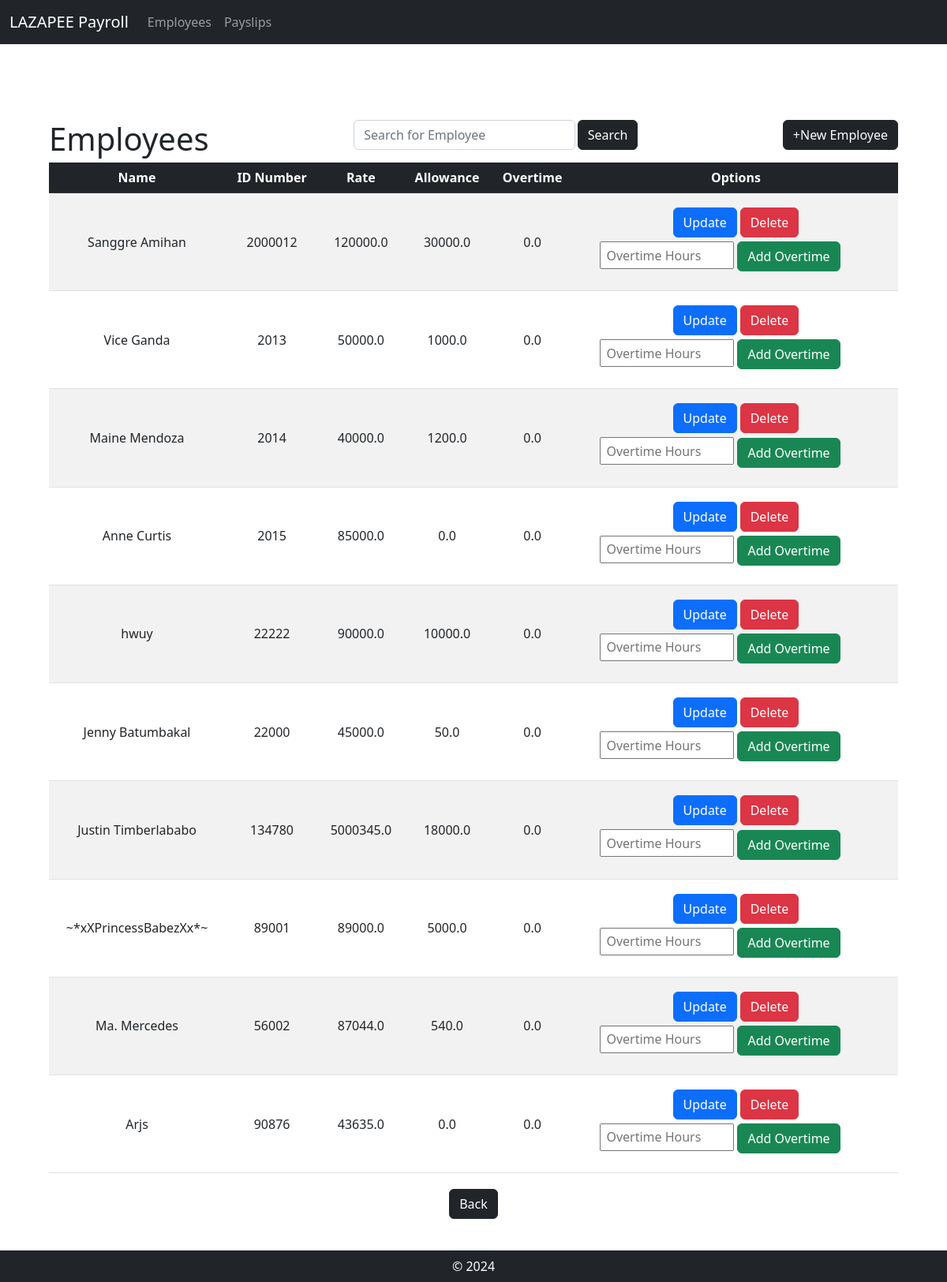
Page /search_employee on the committed database.
### payroll_app/models.py (models this page shows, shortened)
class Employee(models.Model):
    name = models.CharField(max_length=300)
    id_number = models.CharField(max_length=300)
    rate = models.FloatField()
    overtime_pay = models.FloatField(null=True)
    allowance = models.FloatField(null=True)
    gross_pay = models.FloatField(null=True)
    '''Methods
getName(self) – returns the name
getID(self) – returns the id_number
getRate(self) – returns the rate
getOvertime(self) – returns the overtime_pay
resetOvertime(self) – sets overtime_pay to 0
getAllowance(self) – returns the allowance
__str__(self) should print:
pk: id_number, rate: rate'''
    def __str__(self):
        return f"pk:{self.id_number}, rate {self.rate}"
    def getName(self):
        return self.name
    def getID(self):
        return self.id_number
    def getRate(self):
        return self.rate
    def getOvertime(self):
        return self.overtime_pay
    def resetOvertime(self):
        self.overtime_pay = 0
        self.save()
        return self.overtime_pay
    def getAllowance(self):
        return self.allowance

### payroll_app/views.py (the view)
# urls.py: path('search_employee', views.search_employee, name='search_employee'),
def search_employee(request):
    search_query = request.GET.get('search_query', '')
    if search_query:
        employees = Employee.objects.filter(name__icontains=search_query) | Employee.objects.filter(id_number__icontains=search_query)
        if not employees:
            messages.info(request, "No such employee found.")
    else:
        employees = Employee.objects.all()
    return render(request, 'payroll_app/search_employee.html', {'employee_objects': employees, 'search_query': search_query})

### payroll_app/templates/payroll_app/search_employee.html (shortened to what this page needs)
{% extends 'payroll_app/base.html' %}
{% load static %}
{% block content %}
<div class="container" style="margin-bottom: 80px; margin-top: 80px; width: 1100;">
    <div class="row justify-content-between">
        <div class="col-auto">
            <h1 class="mb-0">Employees</h1>
        </div>
        <div class="col-auto">
            <form method="GET" action="{% url 'payroll_app:search_employee' %}">
                <div class="field-container">
                    <div class="col-10">
                        <input type="text" class="form-control" name="search_query" placeholder="Search for Employee">
                    </div>
                    <button type="submit" class="btn btn-dark">Search</button>
                </div>
            </form>
        </div>
        <div class="col-auto">
            <a href="{% url 'payroll_app:create_employee' %}" class="btn btn-dark">+New Employee</a>
        </div>
    </div>
    <div class="row justify-content-center">
        <div class="col">
            <div class="table-responsive">
                <table class="table table-striped table-hover">
                    <thead>
                        <tr>
                            <th class="table-dark text-center" scope="col">Name</th>
                            <th class="table-dark text-center" scope="col">ID Number</th>
                            <th class="table-dark text-center" scope="col">Rate</th>
                            <th class="table-dark text-center" scope="col">Allowance</th>
                            <th class="table-dark text-center" scope="col">Overtime</th>
                            <th class="table-dark text-center" scope="col">Options</th>
                        </tr>
                    </thead>
                    <tbody class="text-center">
                    {% if employee_objects %}
                        {% for employee_record in employee_objects %}
                            <tr>
                                <td class="align-middle">{{ employee_record.name }} </td>
                                <td class="align-middle">{{ employee_record.id_number }} </td>
                                <td class="align-middle">{{ employee_record.rate }} </td>
                                <td class="align-middle">{{ employee_record.allowance }}</td>
                                <td class="align-middle">{{ employee_record.overtime_pay }} </td>
                                <td>
                                    <div class="option-container d-flex align-items-end">
                                        <form style="margin-bottom: 5px; margin-top: 10px;" method="post" action="{% url 'payroll_app:update_employee' employee_record.id %}">
                                            <button type="submit" class="btn btn-primary me-1 meaning" name="button" value="Update">Update</button>
                                        </form>
                                        <form style="margin-bottom: 5px; margin-top: 10px;" method="post" action="{% url 'payroll_app:delete_employee' employee_record.id %}">
                                            <button type="submit" class="btn btn-danger" name="button" value="Delete">Delete</button>
                                        </form>
                                    </div>
                                    <div class="option-container d-flex">
                                        <form method="post" action="{% url 'payroll_app:add_overtime' employee_record.id %}">
                                            <div class="field-container2">
                                                <input type="number" style="height:35px; width:170px" name="overtime_hours" required placeholder=" Overtime Hours">
                                                <button type="submit" class="btn btn-success" name="button" value="Confirm">Add Overtime</button>
                                            </div>
                                        </form>
                                    </div>
                                </td>
                            </tr>
                        {% endfor %}
                    {% endif %}
                    </tbody>
                </table>
                <div class="gitna">
                    <a href="{% url 'payroll_app:employee_page' %}" class="btn btn-dark">Back</a>
                </div>
            </div>
        </div>
    </div>
</div>
{% endblock %}

### payroll_app/templates/payroll_app/search_employee.html (style rules this page uses)
.field-container { display: flex; justify-content: center; }
.field-container button { margin-left: 3px; }
.field-container2 { margin-left: -3px; }
.field-container2 input { margin-left: 3px; }
.field-container2 button { margin-right: 40px; }
.option-container { margin: 0 auto; justify-content: center; }
.gitna { display: flex; justify-content: center; margin-top: 20px; }

### rows in the picture
Employee: name "Sanggre Amihan", id_number "2000012", rate "120000.0", allowance "30000.0", overtime_pay "0.0"
Employee: name "Vice Ganda", id_number "2013", rate "50000.0", allowance "1000.0", overtime_pay "0.0"
Employee: name "Maine Mendoza", id_number "2014", rate "40000.0", allowance "1200.0", overtime_pay "0.0"
Employee: name "Anne Curtis", id_number "2015", rate "85000.0", allowance "0.0", overtime_pay "0.0"
Employee: name "hwuy", id_number "22222", rate "90000.0", allowance "10000.0", overtime_pay "0.0"
Employee: name "Jenny Batumbakal", id_number "22000", rate "45000.0", allowance "50.0", overtime_pay "0.0"
Employee: name "Justin Timberlababo", id_number "134780", rate "5000345.0", allowance "18000.0", overtime_pay "0.0"
Employee: name "~*xXPrincessBabezXx*~", id_number "89001", rate "89000.0", allowance "5000.0", overtime_pay "0.0"
Employee: name "Ma. Mercedes", id_number "56002", rate "87044.0", allowance "540.0", overtime_pay "0.0"
Employee: name "Arjs", id_number "90876", rate "43635.0", allowance "0.0", overtime_pay "0.0"
